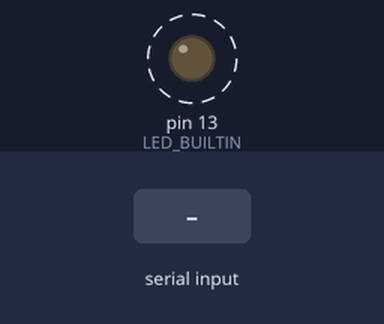
Simulated run of this sketch. Board: Arduino Uno, built with avr-gcc and run on an emulated ATmega328P. Parts: output pins drawn as LEDs (lit = HIGH). Dashed ring = blinking. Inputs (shaded band) come from the test bench. What the sketch prints to the serial monitor is not drawn.

Above: at 1.1 s.
3.1 s: "1" received over Serial
At 3.1 s:
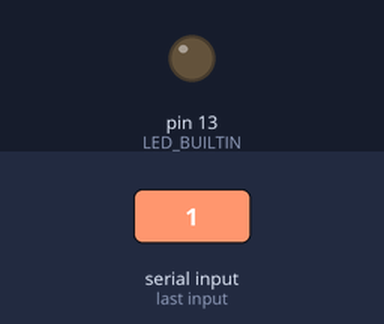
Timing chart, 0 to 12.1 s (numbered marks = the images above; inputs shaded):
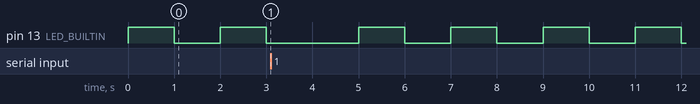

Measured:
- by itself, pin 13 (LED_BUILTIN): alternates HIGH for 1.0 s and LOW for 1.0 s

The sketch:

json-command-receiver.ino
```cpp
#include <ArduinoJson.h>

// Allocate the JSON document
//
// Inside the brackets, 200 is the capacity of the memory pool in bytes.
// Don't forget to change this value to match your JSON document.
// Use arduinojson.org/v6/assistant to compute the capacity.
//  StaticJsonDocument<200> doc;

// StaticJsonDocument<N> allocates memory on the stack, it can be
// replaced by DynamicJsonDocument which allocates in the heap.
//
DynamicJsonDocument doc(200);

int periodMs = 2000;
int dutyPct = 50;

void setup()
{
  // initialize digital pin LED_BUILTIN as an output.
  pinMode(LED_BUILTIN, OUTPUT);

  Serial.begin(115200);
  // wait for serial port to connect. Needed for native USB
  while (!Serial)
  {
    continue;
  }
  Serial.println("Ready for commands");
}

void loop()
{
  myLedControl();
  parseCommands();
}


// Example of test input json
/*
{"ts": 1000, "duty": 10 }
 */
void parseCommands()
{
  // reply only when you receive data:
  if (Serial.available() > 0)
  {

    // Deserialize the JSON document
    DeserializationError error = deserializeJson(doc, Serial);

    Serial.println("Received:");
    serializeJson(doc, Serial);
    Serial.println();

    // Test if parsing succeeds.
    if (error)
    {
      Serial.print(F("deserializeJson() failed: "));
      Serial.println(error.c_str());
      return;
    }

    if (doc["ts"])
    {
      unsigned int ts = doc["ts"];
      Serial.print("got ts: ");
      Serial.println(ts);
      periodMs = ts;
    }

    if (doc["duty"])
    {
      int duty = doc["duty"];
      Serial.print("got duty: ");
      Serial.println(duty);
      duty = constrain(duty, 0, 100);
      Serial.print("constrained duty to [0, 100], using: ");
      Serial.println(duty);
      dutyPct = duty;
    }

  }
}

// toggle the builtin LED state
void myLedControl()
{
  //map(value, fromLow, fromHigh, toLow, toHigh)
  int highDelayMs = map(dutyPct, 0, 100, 0, periodMs);
  int lowDelayMs = periodMs - highDelayMs;

  digitalWrite(LED_BUILTIN, HIGH);
  delay(highDelayMs);
  digitalWrite(LED_BUILTIN, LOW);
  delay(lowDelayMs);
}
```
